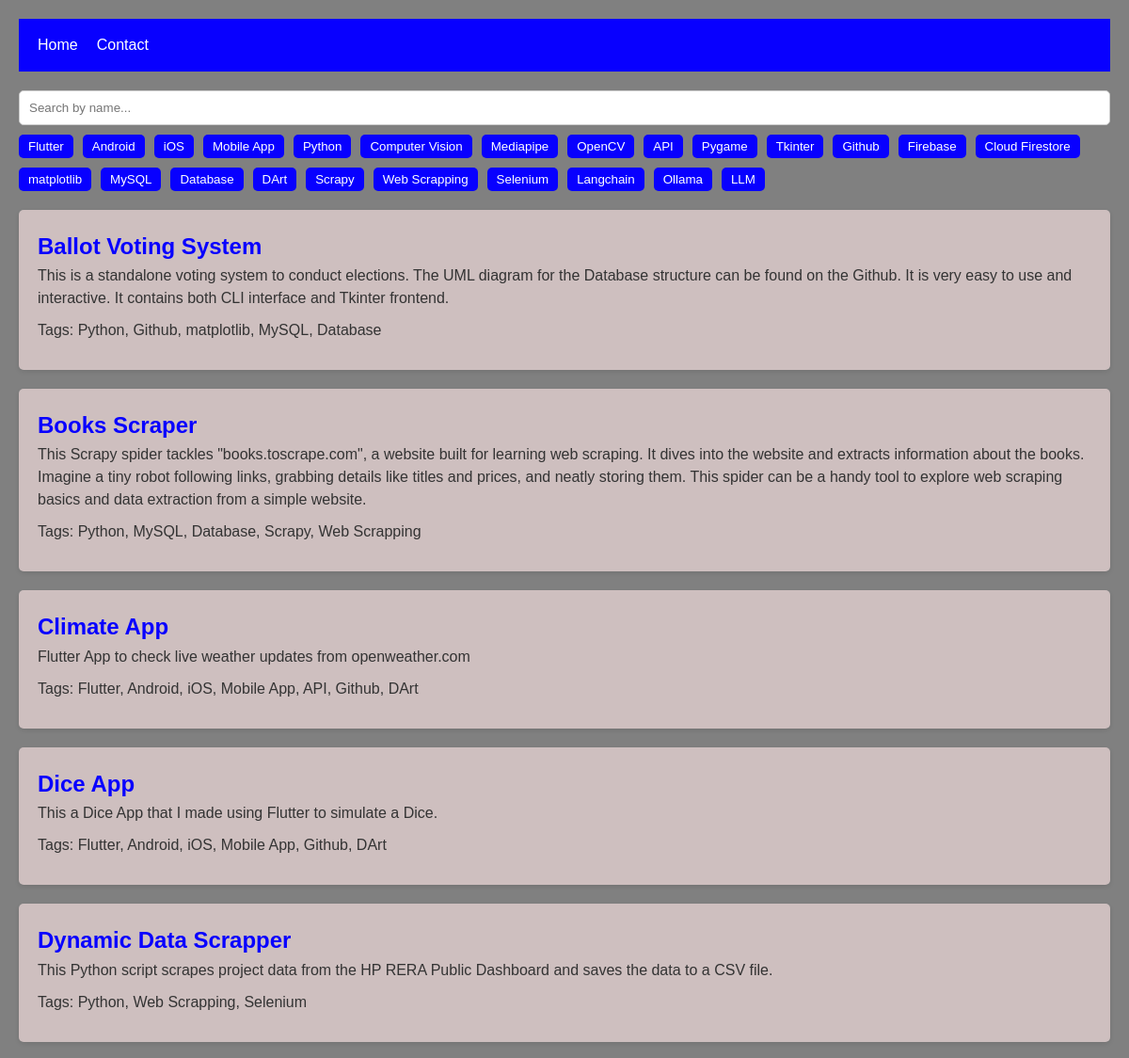
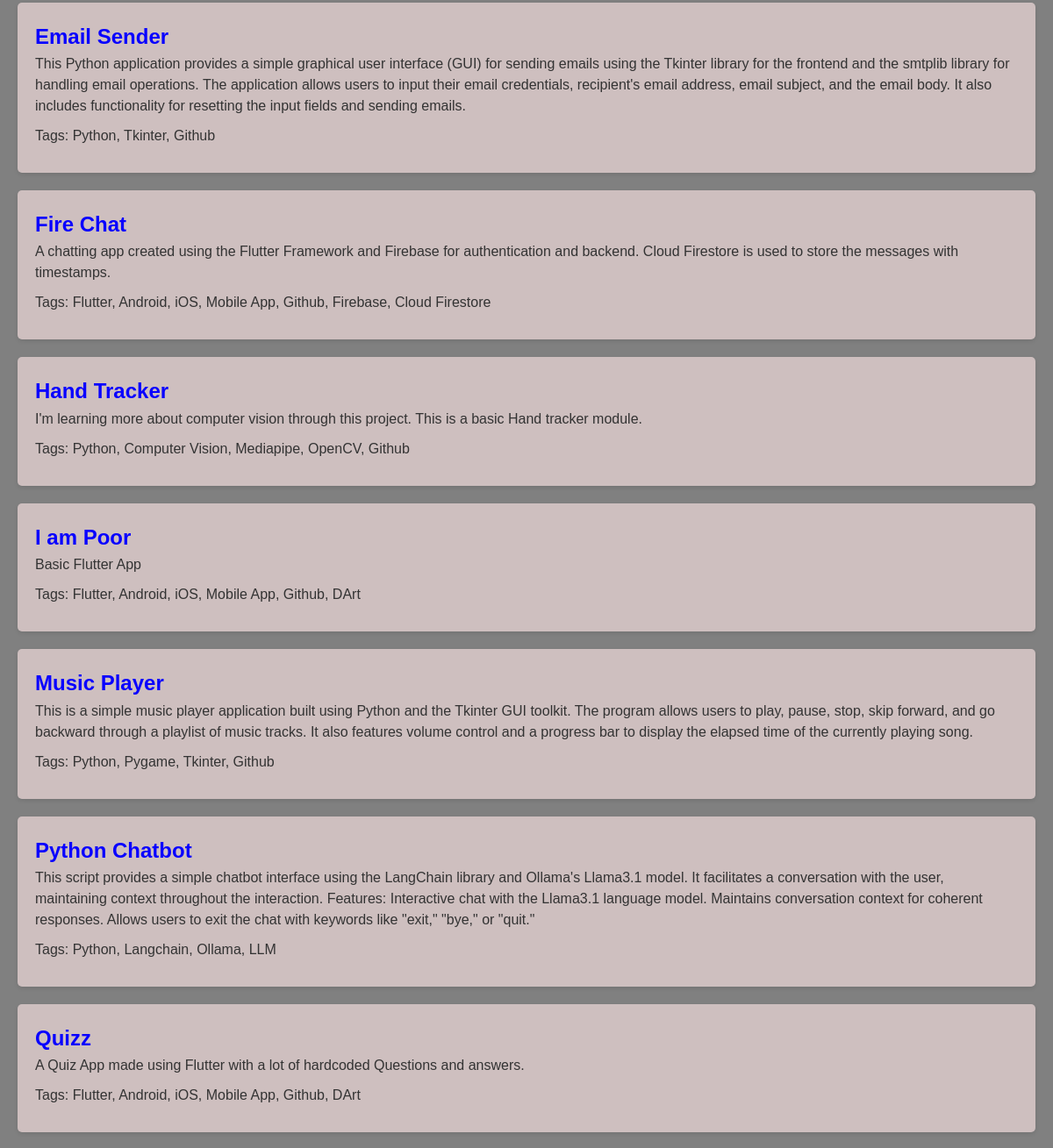
The app's page / (upper part), older data (2 pictures, top to bottom).
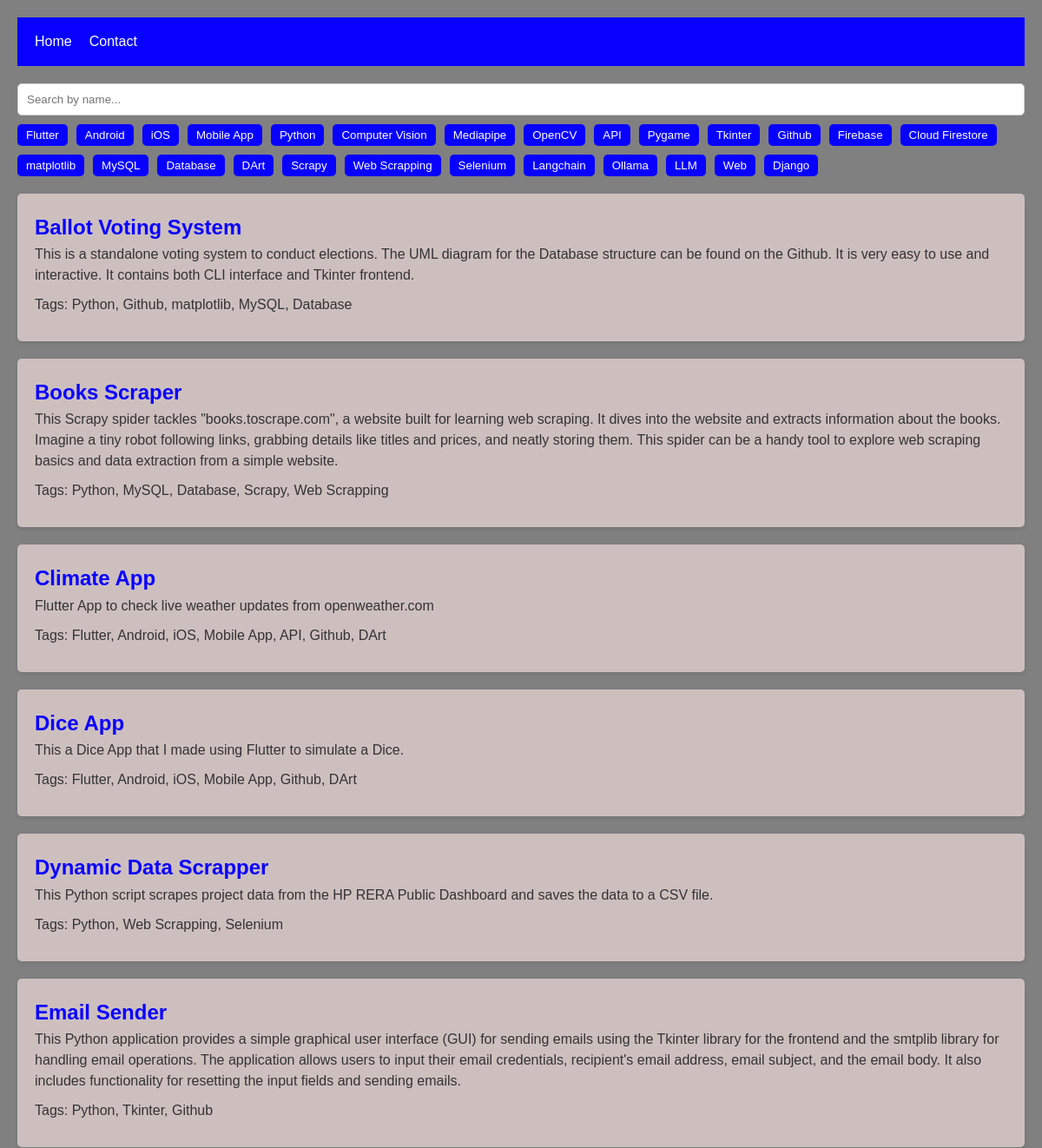
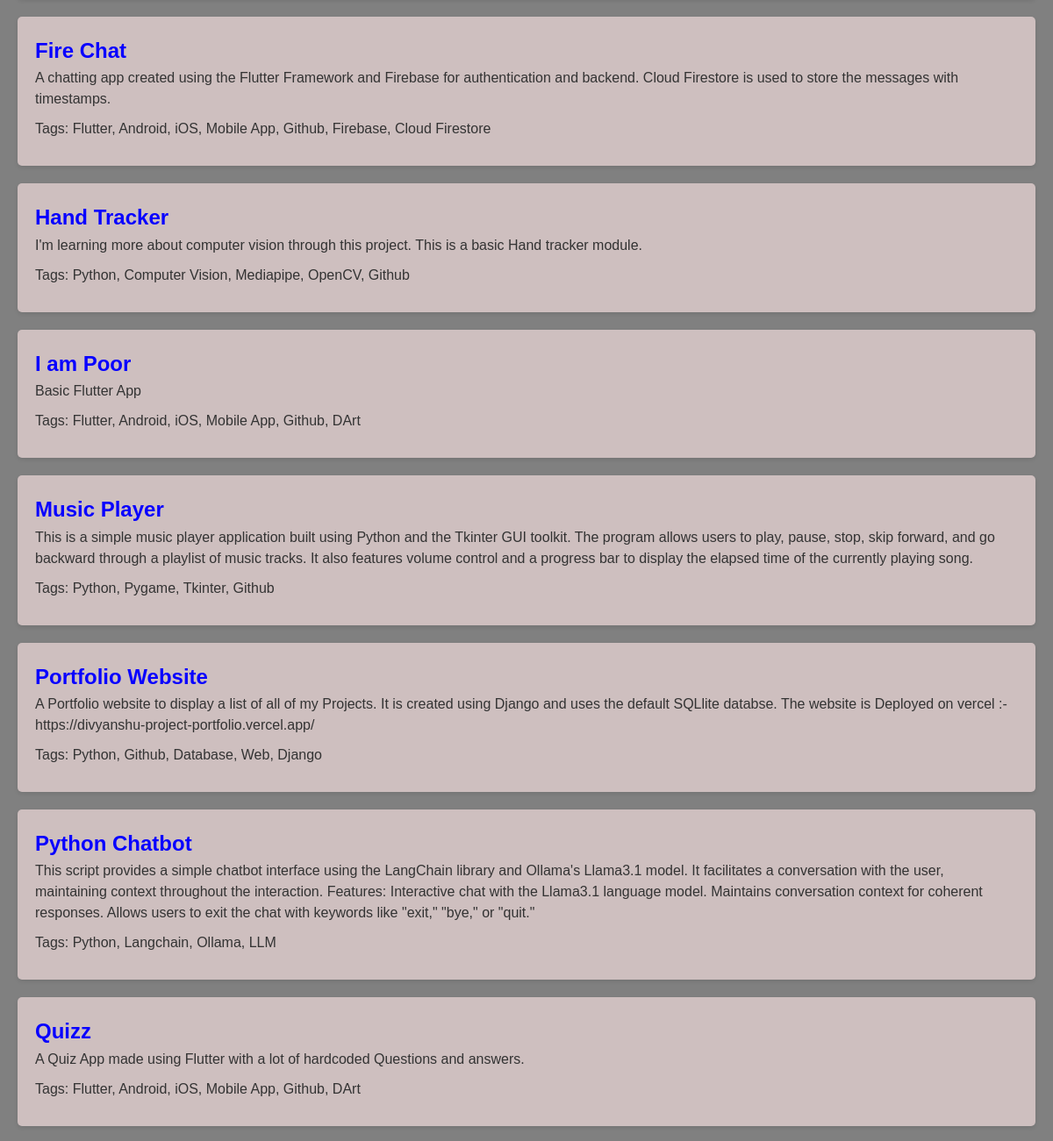
The same page, newer data (2 pictures, top to bottom).
### portfolio/models.py (models this page shows, shortened)
class Tag(models.Model):
    name = models.CharField(max_length=100,unique=True)
    def __str__(self):
        return self.name

class Project(models.Model):
    title = models.CharField(max_length=100)
    description = models.TextField()
    tags = models.ManyToManyField(Tag , related_name='projects', blank=True)
    link = models.URLField(blank=True, max_length=500)

### portfolio/views.py (the view)
# urls.py: path('', views.home_page, name='home'),
def home_page(request):
    projects = Project.objects.order_by('title')
    tags = Tag.objects.all()
    return render(request, 'home_page.html', {'projects': projects, 'tags': tags})

### portfolio/templates/home_page.html (shortened to what this page needs)
{% extends 'base.html' %}
{% load static %}
{% block extrahead %}
  <link rel="stylesheet" href="{% static 'css/home_page.css' %}" />
{% endblock %}
{% block content %}
  <div class="filters">
    <input type="text" id="name-search" placeholder="Search by name..." />
    <div class="tags-list">
      {% for tag in tags %}
        <button class="tag" data-tag="{{ tag.name|lower }}">{{ tag.name }}</button>
      {% endfor %}
    </div>
  </div>
  <div class="projects-list">
    {% for project in projects %}
      <div class="project" data-name="{{ project.title}}" data-tags="{{ project.tags.all|join:', '|lower }}">
        <h2><a href="{% url 'project' project.id %}">{{project.title}}</a></h2>
        <p>{{project.description}}</p>
        <p>Tags: {{project.tags.all|join:', '}}</p>
      </div>
    {% endfor %}
  </div>
{% endblock %}

### portfolio/templates/base.html (shortened to what this page needs)
{% load static %}
<!DOCTYPE html>
<html lang="en">
<head>
    <link rel="stylesheet" href="{% static 'css/base.css' %}">
    {% block extrahead %}
    {% endblock extrahead %}
</head>
<body>
    <header>
        <ul class="nav-menu">
            <li><a href="/home_page">Home</a></li>
            <li><a href="/contact_me">Contact</a></li>
        </ul>
    </header>
    <main>
        {% block content %}
        {% endblock content %}
    </main>
</body>
</html>

### portfolio/static/css/base.css (style rules this page uses)
* { box-sizing: border-box; margin: 0; padding: 0; font-family: "Arial", sans-serif; }
body { font-family: "Segoe UI", Tahoma, Geneva, Verdana, sans-serif; line-height: 1.6; color: #333; background-color: gray; padding: 20px; }
a { color: #0800ff; text-decoration: none; }
header { background-color: #0800ff; color: white; padding: 10px 20px; }
.nav-menu { list-style: none; display: flex; justify-content: flex-start; gap: 20px; }
.nav-menu li { padding: 5px 0; }
.nav-menu a { color: white; transition: color 0.3s ease; }
main { margin-top: 20px; }

### portfolio/static/css/home_page.css (style rules this page uses)
.filters { margin-bottom: 20px; }
#name-search { padding: 10px; margin-bottom: 10px; width: 100%; border: 1px solid #ccc; border-radius: 5px; }
.tags-list { display: flex; flex-wrap: wrap; gap: 10px; }
.tag { background-color: #0800ff; color: white; border: none; padding: 5px 10px; border-radius: 5px; cursor: pointer; transition: background-color 0.3s; }
.projects-list { margin-top: 20px; }
.project { background-color: rgb(206, 191, 191); padding: 20px; margin-bottom: 20px; border-radius: 5px; box-shadow: 0 2px 5px rgba(0, 0, 0, 0.1); }
.project h2 { margin-top: 0; }
.project p { margin-bottom: 10px; line-height: 1.5; }

Row changes from the older to the newer data that the page shows:
added Tag: name "Web"
added Tag: name "Django"
added Project: title "Portfolio Website", description "A Portfolio website to display a list of all of my Projects. It is created using Django and uses the default SQLlite databse. The website is Deployed on vercel :- https://divyanshu-project-portfolio.vercel.app/", tags.all "Python, Github, Database, Web, Django"
